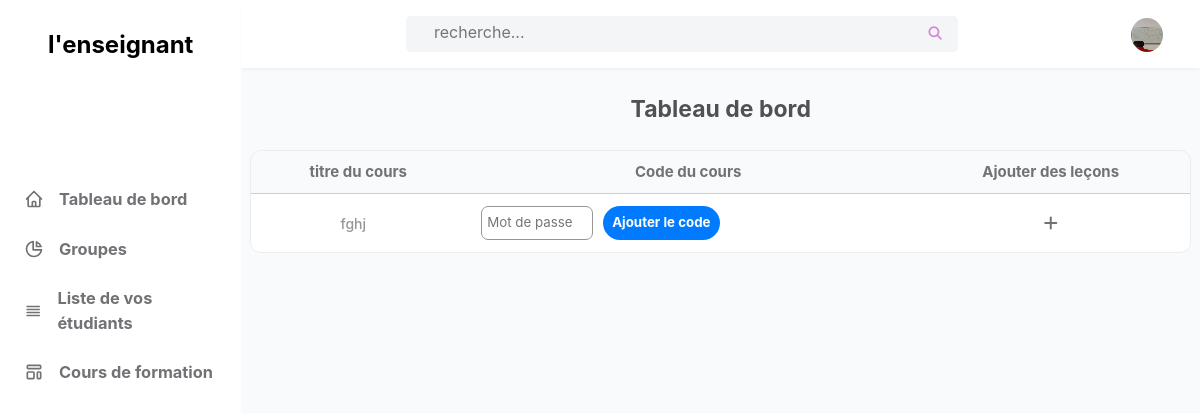
Page /Enseignants/list_cours.php?cours_id=64 (signed in) on the committed database.
### tables this page shows
CREATE TABLE `Enseignants` (
  `id` int(101) NOT NULL,
  `name` varchar(100) NOT NULL,
  `email` varchar(100) NOT NULL,
  `password` varchar(100) NOT NULL,
  `Numéro` varchar(100) NOT NULL,
  `image` varchar(100) NOT NULL,
  `date` date NOT NULL DEFAULT current_timestamp()
);

CREATE TABLE `message_ense_env_groups` (
  `id` int(101) NOT NULL,
  `Enseignants_id` varchar(100) NOT NULL,
  `title_cours` varchar(100) NOT NULL,
  `content` varchar(10000) NOT NULL,
  `formation_id` varchar(100) NOT NULL,
  `date` timestamp NOT NULL DEFAULT current_timestamp()
);

### Enseignants/list_cours.php (the view, shortened to what this page needs)
<?php
include '../components/connect.php';
$Enseignants_id = $_SESSION['Enseignants_id'];
$get_id = $_GET['cours_id'];
?>
<!DOCTYPE html>
<html lang="es">
  <head>
    <link
      rel="stylesheet"
      href="https://cdnjs.cloudflare.com/ajax/libs/font-awesome/6.1.1/css/all.min.css"
    />
    <link rel="stylesheet" href="../css/Enseignants.css">
  </head>
  <body>
    <div id="left" class="left">
      <div class="titi">
     <h2>l'enseignant</h2>
      </div>
      <ul>
      <a href="Enseignants.php" style="text-decoration: none;">
        <li class="tab">
          <svg
            class="w-5 h-5"
            aria-hidden="true"
            fill="none"
            stroke-linecap="round"
            stroke-linejoin="round"
            stroke-width="2"
            viewBox="0 0 24 24"
            stroke="currentColor"
          >
            <path
              d="M3 12l2-2m0 0l7-7 7 7M5 10v10a1 1 0 001 1h3m10-11l2 2m-2-2v10a1 1 0 01-1 1h-3m-6 0a1 1 0 001-1v-4a1 1 0 011-1h2a1 1 0 011 1v4a1 1 0 001 1m-6 0h6"
            ></path>
          </svg>
          <h3>Tableau de bord</h3>
        </li>
        </a>
        <a href="all_gr.php" style="text-decoration: none;">
        <li class="tab">
          <svg
            class="w-5 h-5"
            aria-hidden="true"
            fill="none"
            stroke-linecap="round"
            stroke-linejoin="round"
            stroke-width="2"
            viewBox="0 0 24 24"
            stroke="currentColor"
          >
            <path d="M11 3.055A9.001 9.001 0 1020.945 13H11V3.055z"></path>
            <path d="M20.488 9H15V3.512A9.025 9.025 0 0120.488 9z"></path>
          </svg>
          <h3>Groupes</h3>
            </li>
        </a>
        <a href="étudiant.php" style="text-decoration: none;">
        <li class="tab">
          <svg
            class="w-5 h-5"
            aria-hidden="true"
            fill="none"
            stroke-linecap="round"
            stroke-linejoin="round"
            stroke-width="2"
            viewBox="0 0 24 24"
            stroke="currentColor"
          >
            <path d="M4 6h16M4 10h16M4 14h16M4 18h16"></path>
          </svg>
          <h3>Liste de vos étudiants</h3>
        </li>
        </a>
        <a href="list_formation.php" style="text-decoration: none;">
        <li class="tab">
          <h3>Cours de formation</h3>
        </li>
        </a>
      </ul>
    </div>
    <div class="right">
      <header>
        <div class="contain">
          <div class="con-search">
            <form action="search.php" method="POST" class="search-form">
              <input type="search" name="search_box" placeholder="    recherche..." />
              <button type="submit" class="fas fa-search" name="search_btn"></button>
            </form>
          </div>
          <ul class="options">
            <li class="light-mode">
            </li>
            <li class="profile">
              <a href="profile.php" class="img-a">
                <?php
            $select_profile = $conn->prepare("SELECT * FROM `Enseignants` WHERE id = ?");
            $select_profile->execute([$Enseignants_id]);
            if($select_profile->rowCount() > 0){
               $fetch_profile = $select_profile->fetch(PDO::FETCH_ASSOC);
              ?>
              <?php
                        if($fetch_profile['image'] != ''){
                    ?>
                    <img src="../uploaded_img/<?= $fetch_profile['image']; ?>" style="width:34px; height:34px; border-radius:50%;" alt="" aria-hidden="true">
                    <?php
                }else {
            ?>
                    <img src="../img/chico.jpg" alt="" style="width:34px; height:34px; border-radius:50%;">
            <?php
            }
            ?>
            <?php
            }
            ?>
              </a>
            </li>
          </ul>
        </div>
      </header>
      <div class="main">
        <h2 class="ti">Tableau de bord</h2>
        <div class="grid-container">
                        <div class="table-cont">
    <div class="div-table">
        <table>
            <thead>
                <tr>
                    <th>titre du cours</th>
                    <th>Code du cours</th>
                    <th>Ajouter des leçons</th>
                </tr>
            </thead>
            <?php
            $select_cours = $conn->prepare("SELECT * FROM `message_ense_env_groups` WHERE Enseignants_id = ? AND id = ?");
            $select_cours->execute([$Enseignants_id, $get_id]);
            if($select_cours->rowCount() > 0){
                while($fetch_cours = $select_cours->fetch(PDO::FETCH_ASSOC)){
                    $cours_id = $fetch_cours['id'];
            ?>
            <tbody>
                <tr>
                    <td>
                        <p><?= $fetch_cours['title_cours']; ?></p>
                    </td>
                    <td>
                        <form action="" method="post">
                            <div class="koo">
                                <input type="password" name="code" required placeholder="Mot de passe" />
                                <input type="submit" class="btn" name="submit" value="Ajouter le code" />
                            </div>
                        </form>
                    </td>
                    <td>
                        <a href="add_cours.php?cours_id=<?= $cours_id; ?>"><i class="fa-solid fa-plus"></i></a>
                    </td>
                </tr>
            </tbody>
            <?php
                }
            }
            ?>
        </table>
    </div>
</div>
</div>
</div>
  </body>
</html>

### css/Enseignants.css (style rules this page uses)
* { margin: 0; padding: 0; font-family: Inter, system-ui, -apple-system, BlinkMacSystemFont, Segoe UI, Roboto, Helvetica Neue, Arial, Noto Sans, sans-serif, Apple Color Emoji, Segoe UI Emoji, Segoe UI Symbol, Noto Color Emoji; line-height: 1.5; }
body { display: flex; height: 100vh; overflow: hidden; }
.left { display: flex; justify-content: start; gap: 84px; width: 17rem; flex-direction: column; min-width: 13rem; }
.titi { display: flex; align-items: center; justify-content: center; padding: 27px 12px; }
svg { width: 1.25rem; height: 26px; }
form.search-form { width: 100%; height: 100%; display: flex; }
button.fas.fa-search { width: 50px; border: none; background: unset; color: #d782d9; }
.tab { display: flex; align-items: center; gap: 15px; padding-left: 1.5rem; padding-right: 1.5rem; padding-top: 0.75rem; padding-bottom: 0.75rem; font-size: 14px; color: #707275; }
.right { display: flex; flex-direction: column; background: rgb(249 250 251); width: 90%; min-width: 200px; }
header { display: flex; align-items: center; justify-content: center; padding-top: 1rem; padding-bottom: 1rem; width: 100%; box-shadow: 0 4px 6px -1px rgba(0, 0, 0, 0), 0 2px 4px -1px rgba(0, 0, 0, 0.06); background: white; z-index: 2; }
.main { display: flex; flex-direction: column; height: 100vh; overflow-y: auto; overflow-x: clip; padding: 0px 10px; }
a { text-decoration: none; color: #707275; }
h2.ti { font-size: 23px; text-align: center; color: rgb(81 80 83); width: 100%; margin: 1.5rem 0px; }
p { margin-right: 10px; font-size: 14px; font-weight: 500; color: rgb(148 150 152); }
ol, ul { list-style: none; }
.contain { display: flex; align-items: center; justify-content: end; width: 100%; padding: 0px 1.5rem; }
.con-search { display: flex; align-items: center; justify-content: end; background: #f4f5f7; width: 552px; min-width: 200px; height: 36px; border-radius: 5px; margin-right: 118px; }
input[type="search"] { width: 100%; min-width: 174px; height: 32px; outline: none; border-radius: 5px; border: none; background: unset; font-size: 16px; padding-left: 10px; }
ul.options { width: 100px; display: flex; }
li.light-mode { width: 50%; display: flex; align-items: center; justify-content: center; padding: 5px; color: #7e3af2; cursor: pointer; }
li.profile { width: 50%; }
a.img-a { display: flex; width: 32px; height: 32px; }
.div-table { width: 100%; align-self: center; }
table { width: 100%; box-shadow: 0 0 0 1px rgba(0, 0, 0, 0.05); border-radius: 10px; border-collapse: collapse; overflow: hidden; }
th { padding: 0.75rem 1rem; text-align: center; line-height: 1.25; color: #707275; background: #f9fafb; font-size: 15px; border-bottom: 1px solid #80808033; }
td { padding: 0.75rem 1rem; background: white; text-align: center; color: rgb(148 150 152); }

### Enseignants/list_cours.php (style rules this page uses)
input.btn { background: #007bff; border: none; color: white; padding: 7px 9px; border-radius: 50px; font-weight: bold; }
input[type="password"] { border: 1px solid rgb(148 150 152); padding: 5px; border-radius: 7px; width: 100px; }
.koo { display: flex; gap: 10px; }

### rows in the picture
enseignants: image (picture)
message_ense_env_groups: title_cours "fghj"
